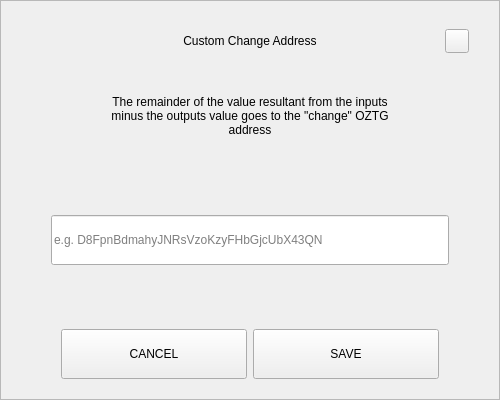
<?xml version="1.0" encoding="UTF-8"?>
<ui version="4.0">
 <class>SendChangeAddressDialog</class>
 <widget class="QDialog" name="SendChangeAddressDialog">
  <property name="geometry">
   <rect>
    <x>0</x>
    <y>0</y>
    <width>500</width>
    <height>400</height>
   </rect>
  </property>
  <property name="windowTitle">
   <string>Dialog</string>
  </property>
  <layout class="QVBoxLayout" name="verticalLayout">
   <property name="spacing">
    <number>0</number>
   </property>
   <property name="leftMargin">
    <number>0</number>
   </property>
   <property name="topMargin">
    <number>0</number>
   </property>
   <property name="rightMargin">
    <number>0</number>
   </property>
   <property name="bottomMargin">
    <number>0</number>
   </property>
   <item>
    <widget class="QFrame" name="frame">
     <property name="styleSheet">
      <string notr="true"/>
     </property>
     <property name="frameShape">
      <enum>QFrame::StyledPanel</enum>
     </property>
     <property name="frameShadow">
      <enum>QFrame::Raised</enum>
     </property>
     <layout class="QVBoxLayout" name="verticalLayout_2" stretch="0,0,0,0,0,0,0">
      <property name="spacing">
       <number>0</number>
      </property>
      <property name="leftMargin">
       <number>30</number>
      </property>
      <property name="topMargin">
       <number>20</number>
      </property>
      <property name="rightMargin">
       <number>30</number>
      </property>
      <property name="bottomMargin">
       <number>20</number>
      </property>
      <item>
       <layout class="QHBoxLayout" name="horizontalLayout_3">
        <property name="spacing">
         <number>0</number>
        </property>
        <item>
         <spacer name="horizontalSpacer_2">
          <property name="orientation">
           <enum>Qt::Horizontal</enum>
          </property>
          <property name="sizeHint" stdset="0">
           <size>
            <width>40</width>
            <height>20</height>
           </size>
          </property>
         </spacer>
        </item>
        <item>
         <widget class="QLabel" name="labelTitle">
          <property name="minimumSize">
           <size>
            <width>0</width>
            <height>40</height>
           </size>
          </property>
          <property name="maximumSize">
           <size>
            <width>16777215</width>
            <height>40</height>
           </size>
          </property>
          <property name="styleSheet">
           <string notr="true">padding-left:24px;</string>
          </property>
          <property name="text">
           <string>Custom Change Address</string>
          </property>
          <property name="alignment">
           <set>Qt::AlignCenter</set>
          </property>
          <property name="margin">
           <number>7</number>
          </property>
         </widget>
        </item>
        <item>
         <spacer name="horizontalSpacer">
          <property name="orientation">
           <enum>Qt::Horizontal</enum>
          </property>
          <property name="sizeHint" stdset="0">
           <size>
            <width>40</width>
            <height>20</height>
           </size>
          </property>
         </spacer>
        </item>
        <item>
         <widget class="QPushButton" name="btnEsc">
          <property name="minimumSize">
           <size>
            <width>24</width>
            <height>24</height>
           </size>
          </property>
          <property name="maximumSize">
           <size>
            <width>24</width>
            <height>24</height>
           </size>
          </property>
          <property name="focusPolicy">
           <enum>Qt::NoFocus</enum>
          </property>
          <property name="text">
           <string/>
          </property>
         </widget>
        </item>
       </layout>
      </item>
      <item>
       <spacer name="verticalSpacer_2">
        <property name="orientation">
         <enum>Qt::Vertical</enum>
        </property>
        <property name="sizeType">
         <enum>QSizePolicy::Fixed</enum>
        </property>
        <property name="sizeHint" stdset="0">
         <size>
          <width>20</width>
          <height>20</height>
         </size>
        </property>
       </spacer>
      </item>
      <item alignment="Qt::AlignHCenter">
       <widget class="QLabel" name="labelMessage">
        <property name="minimumSize">
         <size>
          <width>0</width>
          <height>70</height>
         </size>
        </property>
        <property name="text">
         <string>The remainder of the value resultant from the inputs minus the outputs value goes to the &quot;change&quot; OZTG address</string>
        </property>
        <property name="alignment">
         <set>Qt::AlignCenter</set>
        </property>
        <property name="wordWrap">
         <bool>true</bool>
        </property>
       </widget>
      </item>
      <item>
       <spacer name="verticalSpacer_3">
        <property name="orientation">
         <enum>Qt::Vertical</enum>
        </property>
        <property name="sizeHint" stdset="0">
         <size>
          <width>20</width>
          <height>40</height>
         </size>
        </property>
       </spacer>
      </item>
      <item>
       <layout class="QHBoxLayout" name="horizontalLayout_2">
        <property name="spacing">
         <number>0</number>
        </property>
        <property name="leftMargin">
         <number>20</number>
        </property>
        <property name="rightMargin">
         <number>20</number>
        </property>
        <item>
         <widget class="QLineEdit" name="lineEditAddress">
          <property name="minimumSize">
           <size>
            <width>0</width>
            <height>50</height>
           </size>
          </property>
          <property name="placeholderText">
           <string notr="true">e.g. D8FpnBdmahyJNRsVzoKzyFHbGjcUbX43QN</string>
          </property>
         </widget>
        </item>
       </layout>
      </item>
      <item>
       <spacer name="verticalSpacer">
        <property name="orientation">
         <enum>Qt::Vertical</enum>
        </property>
        <property name="sizeHint" stdset="0">
         <size>
          <width>20</width>
          <height>40</height>
         </size>
        </property>
       </spacer>
      </item>
      <item>
       <layout class="QHBoxLayout" name="horizontalLayout" stretch="2,2">
        <property name="spacing">
         <number>6</number>
        </property>
        <property name="leftMargin">
         <number>30</number>
        </property>
        <property name="rightMargin">
         <number>30</number>
        </property>
        <item>
         <widget class="QPushButton" name="btnCancel">
          <property name="minimumSize">
           <size>
            <width>180</width>
            <height>50</height>
           </size>
          </property>
          <property name="focusPolicy">
           <enum>Qt::NoFocus</enum>
          </property>
          <property name="text">
           <string>CANCEL</string>
          </property>
         </widget>
        </item>
        <item>
         <widget class="QPushButton" name="btnSave">
          <property name="minimumSize">
           <size>
            <width>180</width>
            <height>50</height>
           </size>
          </property>
          <property name="focusPolicy">
           <enum>Qt::NoFocus</enum>
          </property>
          <property name="text">
           <string>SAVE</string>
          </property>
         </widget>
        </item>
       </layout>
      </item>
     </layout>
    </widget>
   </item>
  </layout>
 </widget>
 <resources/>
 <connections/>
</ui>
